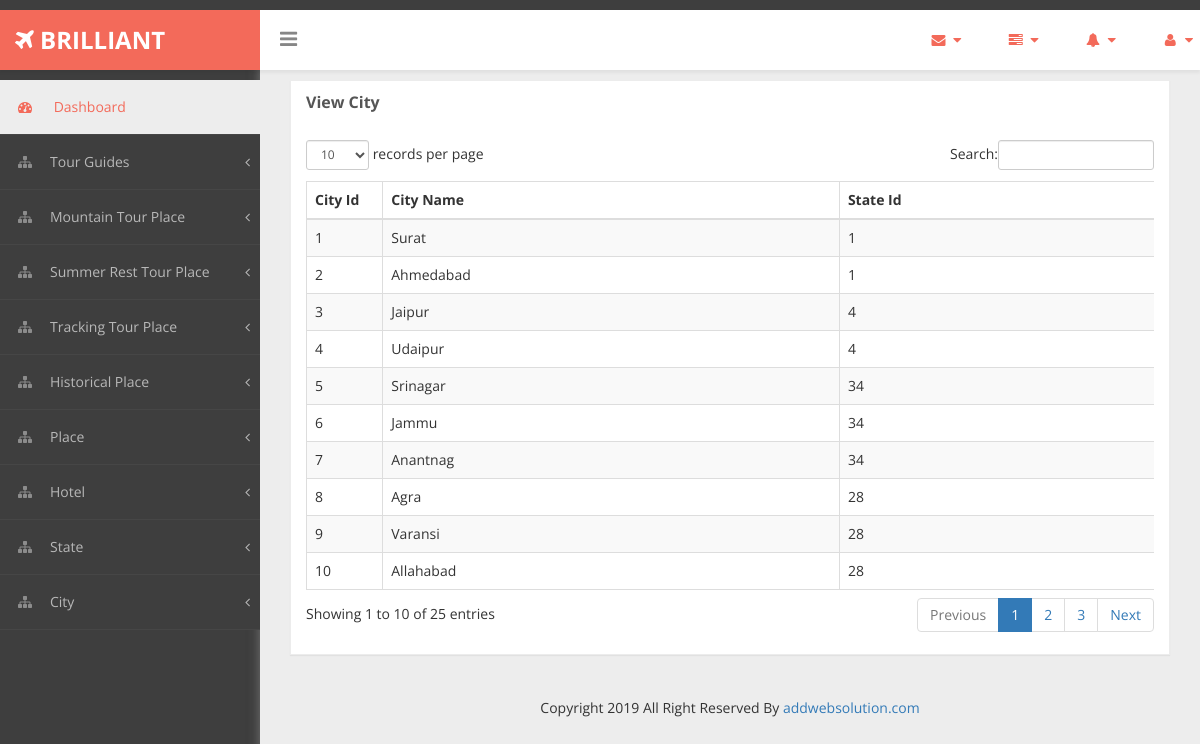
/Admin/viewcity.php, run on the app's committed database.
### tables this page shows
CREATE TABLE `City` (
  `c_id` int(10) NOT NULL,
  `c_name` varchar(30) NOT NULL,
  `s_id` int(10) NOT NULL
);

### Admin/viewcity.php (the view, shortened to what this page needs)
<?php
include_once("header.php");
include_once("database.php");
?>
<!DOCTYPE html>
<html xmlns="http://www.w3.org/1999/xhtml">
<head>
    <link href="assets/css/bootstrap.css" rel="stylesheet" />
    <link href="assets/css/font-awesome.css" rel="stylesheet" />
    <link href="assets/css/custom-styles.css" rel="stylesheet" />
    <link href="assets/js/dataTables/dataTables.bootstrap.css" rel="stylesheet" />
</head>
<body>
    <div id="wrapper">
        <div id="page-wrapper" >
            <div id="page-inner">
                <div class="row">
                    <div class="col-md-12">
                        <div class="panel panel-default">
                            <div class="panel-heading">
                                View City
                            </div>
                            <div class="panel-body">
                                <div class="table-responsive">
                                    <table class="table table-striped table-bordered table-hover" id="dataTables-example">
                                        <thead>
                                            <tr>
                                                <th style="width:60px;">City Id</th>
                                                <th>City Name</th>
                                                <th>State Id</th>
                                            </tr>
                                        </thead>
                                        <tbody>
                                            <?php
                                                $sql=$con->prepare("SELECT * From City");
                                                $sql->execute();
                                                $rs=$sql->get_result();
                                                while($row=$rs->fetch_assoc())
                                                {
                                            ?>
                                                    <tr class="odd gradeX">
                                                        <td><?php echo $row['c_id']; ?></td>
                                                        <td><?php echo $row['c_name']; ?></td>
                                                        <td><?php echo $row['s_id']; ?></td>
                                                    </tr>
                                            <?php
                                                }
                                            ?>
                                    </table>
                                </div>
                            </div>
                        </div>
                    </div>
                </div>
                <?php include_once("footer.php"); ?>
            </div>
        </div>
    </div>
</body>
</html>

### Admin/header.php (shortened to what this page needs)
<!DOCTYPE html>
<html xmlns="http://www.w3.org/1999/xhtml">
<head>
    <link href="assets/css/bootstrap.css" rel="stylesheet" />
    <link href="assets/css/font-awesome.css" rel="stylesheet" />
    <link href="assets/js/morris/morris-0.4.3.min.css" rel="stylesheet" />
    <link href="assets/css/custom-styles.css" rel="stylesheet" />
    <link rel="stylesheet" href="assets/js/Lightweight-Chart/cssCharts.css">
</head>
<body>
    <div id="wrapper">
        <nav class="navbar navbar-default top-navbar" role="navigation">
            <div class="navbar-header">
                <a class="navbar-brand" href="index.php"><strong><i class="icon fa fa-plane"></i> BRILLIANT</strong></a>
				<div id="sideNav" href="">
	    	        <i class="fa fa-bars icon"></i>
		        </div>
            </div>
            <ul class="nav navbar-top-links navbar-right">
                <li class="dropdown">
                    <a class="dropdown-toggle" data-toggle="dropdown" href="#" aria-expanded="false">
                        <i class="fa fa-envelope fa-fw"></i> <i class="fa fa-caret-down"></i>
                    </a>
                </li>
                <li class="dropdown">
                    <a class="dropdown-toggle" data-toggle="dropdown" href="#" aria-expanded="false">
                        <i class="fa fa-tasks fa-fw"></i> <i class="fa fa-caret-down"></i>
                    </a>
                </li>
                <li class="dropdown">
                    <a class="dropdown-toggle" data-toggle="dropdown" href="#" aria-expanded="false">
                        <i class="fa fa-bell fa-fw"></i> <i class="fa fa-caret-down"></i>
                    </a>
                </li>
                <li class="dropdown">
                    <a class="dropdown-toggle" data-toggle="dropdown" href="#" aria-expanded="false">
                        <i class="fa fa-user fa-fw"></i> <i class="fa fa-caret-down"></i>
                    </a>
                </li>
            </ul>
        </nav>
        <nav class="navbar-default navbar-side" role="navigation">
            <div class="sidebar-collapse">
                <ul class="nav" id="main-menu">
                    <li>
                        <a class="active-menu" href="index.php"><i class="fa fa-dashboard"></i> Dashboard</a>
                    </li>
					<li>
                        <a href="index.php"><i class="fa fa-sitemap"></i>Tour Guides<span class="fa arrow"></span></a>
                    </li>
                    <li>
                        <a href="#"><i class="fa fa-sitemap"></i>Mountain Tour Place<span class="fa arrow"></span></a>
                    </li>
                    <li>
                        <a href="#"><i class="fa fa-sitemap"></i>Summer Rest Tour Place<span class="fa arrow"></span></a>
                    </li>
                    <li>
                        <a href="#"><i class="fa fa-sitemap"></i>Tracking Tour Place<span class="fa arrow"></span></a>
                    </li>
                    <li>
                        <a href="#"><i class="fa fa-sitemap"></i>Historical Place<span class="fa arrow"></span></a>
                    </li>
                    <li>
                        <a href="#"><i class="fa fa-sitemap"></i>Place<span class="fa arrow"></span></a>
                    </li>
                    <li>
                        <a href="#"><i class="fa fa-sitemap"></i>Hotel<span class="fa arrow"></span></a>
                    </li>
                    <li>
                        <a href="#"><i class="fa fa-sitemap"></i>State<span class="fa arrow"></span></a>
                    </li>
                    <li>
                        <a href="#"><i class="fa fa-sitemap"></i>City<span class="fa arrow"></span></a>
                    </li>
                </ul>
            </div>
        </nav>
    </div>
</body>
</html>

### Admin/footer.php (shortened to what this page needs)
<html xmlns="http://www.w3.org/1999/xhtml">
<head>
    <link href="assets/css/bootstrap.css" rel="stylesheet" />
    <link href="assets/css/font-awesome.css" rel="stylesheet" />
    <link href="assets/js/morris/morris-0.4.3.min.css" rel="stylesheet" />
    <link href="assets/css/custom-styles.css" rel="stylesheet" />
</head>
<body>
<center>
				<footer>
                    <p>Copyright 2019 All Right Reserved By <a href="https://html.design/">addwebsolution.com</a></p>
                </footer>
                </center>
</body>
</html>

### Admin/assets/css/custom-styles.css (style rules this page uses)
body { font-family: 'Open Sans', sans-serif; background: #3E3E3E; }
#wrapper { width: 100%; }
#page-wrapper { padding: 15px 15px; min-height: 200px; background: #EDEDED; }
#page-inner { width:100%; margin:10px 20px 10px 0px; background-color:transparent; padding: 15px 30px; min-height:1000px; }
p { font-size:16px; line-height:25px; padding-top:20px; }
.navbar-side { z-index: 0; }
.panel { border-radius:0px; }
.navbar-side .nav > li > a > i { color: #8C8C8C;padding: 8px;width: 30px;text-align: center; }
.top-navbar { position: fixed; width: 100%; z-index: 300; -webkit-box-shadow: 0 3px 3px rgba(0, 0, 0, 0.05); -moz-box-shadow: 0 3px 3px rgba(0, 0, 0, 0.05); box-shadow: 0 3px 3px rgba(0, 0, 0, 0.05); }
.navbar-side { z-index: 1; position: fixed; width: 260px; top: 80px; }
#page-wrapper { position: relative; top: 55px; box-shadow: 0 0 10px #757575; -moz-box-shadow: 0 0 10px #757575; -webkit-box-shadow: 0 0 10px #757575; }
.panel-default { border-color: #ECECEC; }
.panel-default > .panel-heading { color: #555; border-color: #FFF; font-weight:bold;background: #FFFFFF; font-size: 16px; text-shadow: none; }
.panel-heading { border-bottom: 1px solid transparent; border-top-left-radius: 3px; border-top-right-radius: 3px; }
i.fa.fa-bars { font-size: 20px; margin: 12px 0 0; }
footer p { font-size: 14px; }
.top-navbar { margin:0px; }
.top-navbar .navbar-brand { color: #fff;width: 260px;text-align: left;height: 60px;font-size: 24px;font-weight: 700;line-height: 30px;background: #F36A5A; }
.top-navbar .nav > li { position: relative; display: inline-block; margin: 0px; padding: 0px; }
.top-navbar .nav > li > a { position: relative; display: block; padding: 20px;color: #FFFFFF; margin: 0px; }
.active-menu, .active-menu i { background-color: #EDEDED !important; color: #F36A5A !important; }
.active-menu i { color: #F36A5A !important; }
.arrow { float: right; margin-top: 8px; }
.fa.arrow:before { content: "\f104"; }
.sidebar-collapse , .sidebar-collapse .nav { background:none; }
.sidebar-collapse .nav { padding:0; }
.sidebar-collapse .nav > li > a { color: #B8B8B8; background:transparent; text-shadow:none; font-size: 14px; }
.sidebar-collapse > .nav > li > a { padding: 12px 10px; }
.sidebar-collapse > .nav > li { border-bottom: 1px solid rgba(107, 108, 109, 0.19); }
.navbar-side { border:none; background: #3E3E3E; }
.top-navbar { background: #FFFFFF; border-bottom:none; }
.top-navbar .nav > li > a > i { margin-right: 2px; }
.navbar-default { border:0px solid black; }
.navbar-header { background: transparent; }
.nav > li > a > i { margin-right:10px; color: rgb(243, 106, 90); }
#sideNav { float: left; left: 0; z-index: 3; color: #868686; cursor:pointer; border-radius: 0; width: 14px; font-size: 48px; line-height: 0; margin: 7px 0 0 20px; }
@media (min-width:768px) { #page-wrapper { margin: 0 0 0 260px; padding: 0; min-height: 1200px; } }
@media (min-width:768px) { .navbar-side { width: 260px; z-index: 1; } }
@media (min-width:768px) { .navbar { border-radius: 0px; } }

### data on the page
city: c_id "1", c_name "Surat", s "1"
city: c_id "2", c_name "Ahmedabad", s "1"
city: c_id "3", c_name "Jaipur", s "4"
city: c_id "4", c_name "Udaipur", s "4"
city: c_id "5", c_name "Srinagar", s "34"
city: c_id "6", c_name "Jammu", s "34"
city: c_id "7", c_name "Anantnag", s "34"
city: c_id "8", c_name "Agra", s "28"
city: c_id "9", c_name "Varansi", s "28"
city: c_id "10", c_name "Allahabad", s "28"
